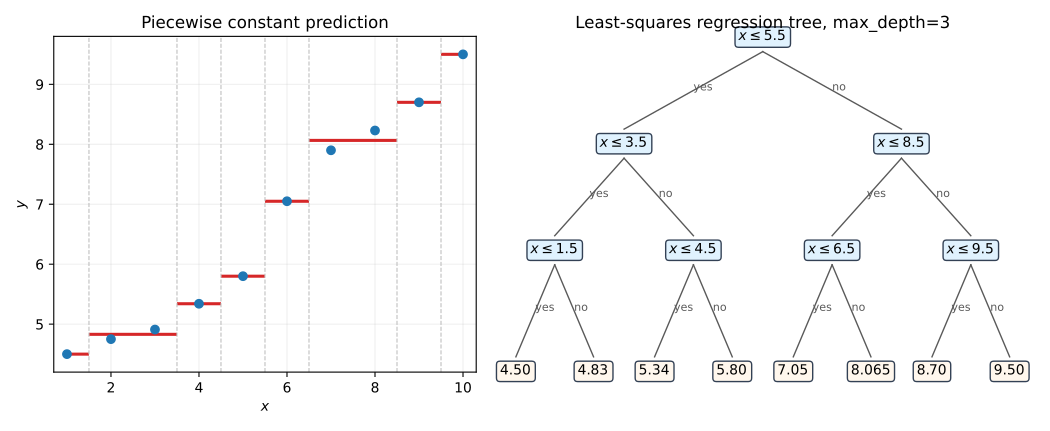

The script that drew this image:
from pathlib import Path

import matplotlib.pyplot as plt
import numpy as np


x = np.arange(1, 11, dtype=float)
y = np.array([4.50, 4.75, 4.91, 5.34, 5.80, 7.05, 7.90, 8.23, 8.70, 9.50])

leaf_intervals = [
    (1.0, 1.5, 4.50),
    (1.5, 3.5, 4.83),
    (3.5, 4.5, 5.34),
    (4.5, 5.5, 5.80),
    (5.5, 6.5, 7.05),
    (6.5, 8.5, 8.065),
    (8.5, 9.5, 8.70),
    (9.5, 10.0, 9.50),
]

nodes = {
    "root": (0.50, 0.94, r"$x\leq 5.5$"),
    "l": (0.25, 0.72, r"$x\leq 3.5$"),
    "r": (0.75, 0.72, r"$x\leq 8.5$"),
    "ll": (0.125, 0.50, r"$x\leq 1.5$"),
    "lr": (0.375, 0.50, r"$x\leq 4.5$"),
    "rl": (0.625, 0.50, r"$x\leq 6.5$"),
    "rr": (0.875, 0.50, r"$x\leq 9.5$"),
    "a": (0.055, 0.25, r"$4.50$"),
    "b": (0.195, 0.25, r"$4.83$"),
    "c": (0.305, 0.25, r"$5.34$"),
    "d": (0.445, 0.25, r"$5.80$"),
    "e": (0.555, 0.25, r"$7.05$"),
    "f": (0.695, 0.25, r"$8.065$"),
    "g": (0.805, 0.25, r"$8.70$"),
    "h": (0.945, 0.25, r"$9.50$"),
}
edges = [
    ("root", "l", "yes"),
    ("root", "r", "no"),
    ("l", "ll", "yes"),
    ("l", "lr", "no"),
    ("r", "rl", "yes"),
    ("r", "rr", "no"),
    ("ll", "a", "yes"),
    ("ll", "b", "no"),
    ("lr", "c", "yes"),
    ("lr", "d", "no"),
    ("rl", "e", "yes"),
    ("rl", "f", "no"),
    ("rr", "g", "yes"),
    ("rr", "h", "no"),
]

plt.rcParams.update(
    {
        "pdf.fonttype": 42,
        "ps.fonttype": 42,
        "font.size": 10,
    }
)

fig, (ax_fit, ax_tree) = plt.subplots(
    1, 2, figsize=(10.5, 4.3), gridspec_kw={"width_ratios": [1.05, 1.35]}
)

ax_fit.scatter(x, y, color="#1f77b4", zorder=3, label="samples")
for left, right, value in leaf_intervals:
    ax_fit.hlines(value, left, right, colors="#d62728", linewidth=2.2)
for threshold in [1.5, 3.5, 4.5, 5.5, 6.5, 8.5, 9.5]:
    ax_fit.axvline(threshold, color="0.75", linestyle="--", linewidth=0.8)
ax_fit.set_xlabel(r"$x$")
ax_fit.set_ylabel(r"$y$")
ax_fit.set_xlim(0.7, 10.3)
ax_fit.set_ylim(4.2, 9.8)
ax_fit.set_title("Piecewise constant prediction")
ax_fit.grid(True, alpha=0.2)

ax_tree.axis("off")
for parent, child, label in edges:
    x0, y0, _ = nodes[parent]
    x1, y1, _ = nodes[child]
    ax_tree.plot([x0, x1], [y0 - 0.03, y1 + 0.03], color="0.35", linewidth=1)
    ax_tree.text((x0 + x1) / 2, (y0 + y1) / 2, label, fontsize=8, color="0.35")

for name, (nx, ny, text) in nodes.items():
    is_leaf = name in list("abcdefgh")
    bbox = dict(
        boxstyle="round,pad=0.25",
        facecolor="#fff7ed" if is_leaf else "#e0f2fe",
        edgecolor="#334155",
        linewidth=1,
    )
    ax_tree.text(nx, ny, text, ha="center", va="center", bbox=bbox)
ax_tree.set_title("Least-squares regression tree, max_depth=3")

fig.tight_layout()
fig.savefig(Path(__file__).with_suffix(".pdf"))
